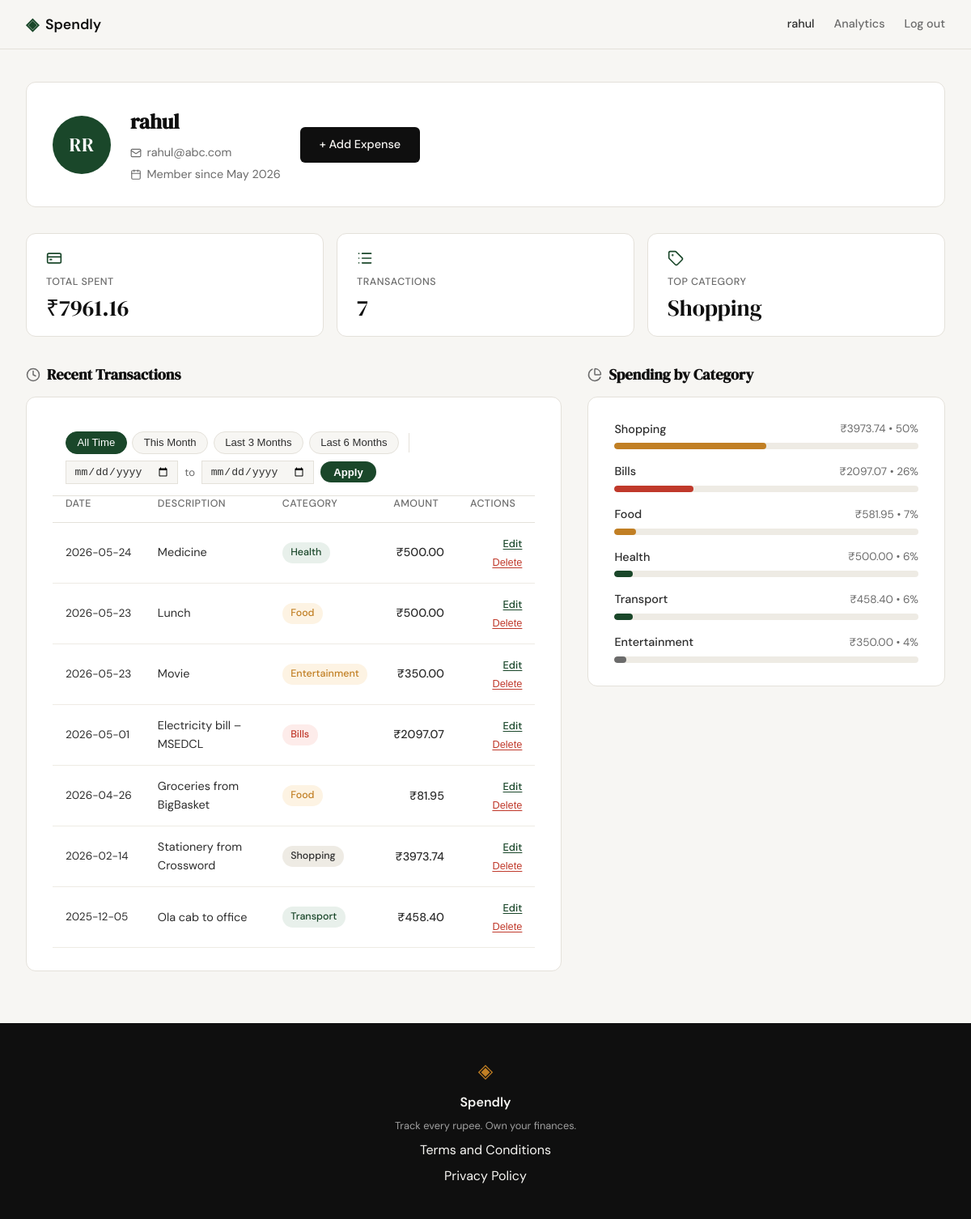
/profile (signed in), run on the app's committed database.
### tables this page shows
CREATE TABLE users (
            id            INTEGER PRIMARY KEY AUTOINCREMENT,
            name          TEXT    NOT NULL,
            email         TEXT    UNIQUE NOT NULL,
            password_hash TEXT    NOT NULL,
            created_at    TEXT    DEFAULT (datetime('now'))
        );

CREATE TABLE expenses (
            id          INTEGER PRIMARY KEY AUTOINCREMENT,
            user_id     INTEGER NOT NULL REFERENCES users(id),
            amount      REAL    NOT NULL,
            category    TEXT    NOT NULL,
            date        TEXT    NOT NULL,
            description TEXT,
            created_at  TEXT    DEFAULT (datetime('now'))
        );

### app.py (the view)
@app.route("/profile")
def profile():
    if not session.get("user_id"):
        return redirect(url_for("login"))
    db_user = get_user_by_id(session["user_id"])
    if db_user is None:
        abort(404)
    from datetime import datetime
    created = datetime.strptime(db_user["created_at"][:10], "%Y-%m-%d")
    user = {
        "name": db_user["name"],
        "email": db_user["email"],
        "member_since": created.strftime("%B %Y"),
    }
    expense_stats = get_expense_stats(session["user_id"])
    stats = {
        "total_spent": expense_stats["total_spent"],
        "transaction_count": expense_stats["transaction_count"],
        "top_category": expense_stats["top_category"],
    }
    expenses = get_expenses_by_user(session["user_id"])
    categories = expense_stats["categories"]
    return render_template(
        "profile.html", user=user, stats=stats, expenses=expenses, categories=categories
    )

### database/db.py (called while the page is built)
def get_db():
    conn = sqlite3.connect(DB_PATH)
    conn.row_factory = sqlite3.Row
    conn.execute("PRAGMA foreign_keys = ON")
    return conn

def get_user_by_id(user_id):
    conn = get_db()
    try:
        return conn.execute("SELECT * FROM users WHERE id = ?", (user_id,)).fetchone()
    finally:
        conn.close()

def get_expenses_by_user(user_id):
    conn = get_db()
    try:
        rows = conn.execute(
            "SELECT id, date, description, category, amount "
            "FROM expenses WHERE user_id = ? ORDER BY date DESC",
            (user_id,),
        ).fetchall()
        return [
            {
                "id": row["id"],
                "date": row["date"],
                "description": row["description"],
                "category": row["category"],
                "amount": f"{row['amount']:.2f}",
            }
            for row in rows
        ]
    finally:
        conn.close()

### templates/profile.html (shortened to what this page needs)
{% extends "base.html" %}
{% block head %}
<link rel="stylesheet" href="{{ url_for('static', filename='css/profile.css') }}">
{% endblock %}
{% block content %}
<div class="profile-page">
    <section class="profile-card profile-user-card">
        <div class="profile-avatar">
            {{ user.name.split()[0][0] | upper }}{{ user.name.split()[-1][0] | upper }}
        </div>
        <div class="profile-user-info">
            <h1 class="profile-user-name">{{ user.name }}</h1>
            <p class="profile-user-meta">
                <i data-lucide="mail"></i>
                {{ user.email }}
            </p>
            <p class="profile-user-meta">
                <i data-lucide="calendar"></i>
                Member since {{ user.member_since }}
            </p>
        </div>
        <a href="{{ url_for('add_expense') }}" class="btn-primary">+ Add Expense</a>
    </section>
    <div class="profile-stats-row">
        <div class="profile-stat-card">
            <i data-lucide="credit-card" class="profile-stat-icon"></i>
            <span class="profile-stat-label">Total Spent</span>
            <span class="profile-stat-value">₹{{ stats.total_spent }}</span>
        </div>
        <div class="profile-stat-card">
            <i data-lucide="list" class="profile-stat-icon"></i>
            <span class="profile-stat-label">Transactions</span>
            <span class="profile-stat-value">{{ stats.transaction_count }}</span>
        </div>
        <div class="profile-stat-card">
            <i data-lucide="tag" class="profile-stat-icon"></i>
            <span class="profile-stat-label">Top Category</span>
            <span class="profile-stat-value">{{ stats.top_category }}</span>
        </div>
    </div>
    <div class="profile-bottom-grid">
    <section class="profile-section">
        <h2 class="profile-section-title">
            <i data-lucide="clock"></i>
            Recent Transactions
        </h2>
        <div class="profile-card">
            <div class="profile-filter-bar">
                <div class="profile-filter-presets">
                    <button class="profile-preset-btn active" data-preset="all">All Time</button>
                    <button class="profile-preset-btn" data-preset="month">This Month</button>
                    <button class="profile-preset-btn" data-preset="3months">Last 3 Months</button>
                    <button class="profile-preset-btn" data-preset="6months">Last 6 Months</button>
                </div>
                <div class="profile-filter-dates">
                    <input type="date" id="filter-from">
                    <span class="profile-filter-to-label">to</span>
                    <input type="date" id="filter-to">
                    <button class="profile-filter-apply" id="filter-apply">Apply</button>
                </div>
            </div>
            <div class="profile-table-wrap">
                <table class="profile-table">
                    <thead>
                        <tr>
                            <th>Date</th>
                            <th>Description</th>
                            <th>Category</th>
                            <th class="align-right">Amount</th>
                            <th class="align-right">Actions</th>
                        </tr>
                    </thead>
                    <tbody>
                        {% for expense in expenses %}
                        <tr data-date="{{ expense.date }}">
                            <td class="profile-table-date">{{ expense.date }}</td>
                            <td>{{ expense.description }}</td>
                            <td>
                                <span class="profile-badge profile-badge--{{ expense.category | lower | replace(' ', '-') }}">
                                    {{ expense.category }}
                                </span>
                            </td>
                            <td class="align-right profile-table-amount">₹{{ expense.amount }}</td>
                            <td class="align-right">
                                <a href="{{ url_for('edit_expense', expense_id=expense.id) }}" class="profile-edit-link">Edit</a>
                                <form method="POST" action="{{ url_for('delete_expense', expense_id=expense.id) }}"
                                      style="display:inline"
                                      onsubmit="return confirm('Delete this expense?')">
                                    <button type="submit" class="profile-delete-btn">Delete</button>
                                </form>
                            </td>
                        </tr>
                        {% endfor %}
                    </tbody>
                </table>
            </div>
        </div>
    </section>
    <section class="profile-section">
        <h2 class="profile-section-title">
            <i data-lucide="pie-chart"></i>
            Spending by Category
        </h2>
        <div class="profile-card">
            <div class="profile-cat-list">
                {% for cat in categories %}
                <div class="profile-cat-row">
                    <div class="profile-cat-meta">
                        <span class="profile-cat-name">{{ cat.name }}</span>
                        <span class="profile-cat-amount">₹{{ cat.amount }} &bull; {{ cat.percent }}%</span>
                    </div>
                    <div class="profile-bar-track">
                        <div class="profile-bar-fill profile-bar--{{ cat.name | lower | replace(' ', '-') }}"
                             style="width: {{ cat.percent }}%"></div>
                    </div>
                </div>
                {% endfor %}
            </div>
        </div>
    </section>
    </div>
</div>
{% endblock %}

### templates/base.html (shortened to what this page needs)
<!DOCTYPE html>
<html lang="en">
<head>
    <link rel="stylesheet" href="{{ url_for('static', filename='css/style.css') }}">
    {% block head %}{% endblock %}
</head>
<body>
    <nav class="navbar">
        <div class="nav-inner">
            <a href="{{ url_for('landing') }}" class="nav-brand">
                <span class="brand-icon">◈</span>
                <span class="brand-name">Spendly</span>
            </a>
            <div class="nav-links">
                {% if session.get('user_id') %}
                <span class="nav-user-name">{{ session.get('user_name') }}</span>
                <a href="{{ url_for('analytics') }}" class="{% if request.endpoint == 'analytics' %}nav-active{% endif %}">Analytics</a>
                <a href="{{ url_for('logout') }}">Log out</a>
                {% else %}
                <a href="{{ url_for('login') }}">Sign in</a>
                <a href="{{ url_for('register') }}" class="nav-cta">Get started</a>
                {% endif %}
            </div>
        </div>
    </nav>
    <main class="main-content">
        {% block content %}{% endblock %}
    </main>
    <footer class="footer">
        <div class="footer-inner">
            <span class="brand-icon">◈</span>
            <span class="footer-name">Spendly</span>
            <p class="footer-copy">Track every rupee. Own your finances.</p>
            <a href="/terms">Terms and Conditions</a>
            <a href="/privacy">Privacy Policy</a>
        </div>
    </footer>
</body>
</html>

### static/css/style.css (style rules this page uses)
:root { --ink: #0f0f0f; --ink-soft: #2d2d2d; --ink-muted: #6b6b6b; --ink-faint: #a0a0a0; --paper: #f7f6f3; --paper-warm: #f0ede6; --paper-card: #ffffff; --accent: #1a472a; --accent-light: #e8f0eb; --accent-2: #c17f24; --accent-2-light: #fdf3e3; --danger: #c0392b; --danger-light: #fdecea; --border: #e4e1da; --border-soft: #eeebe4; --font-display: 'DM Serif Display', Georgia, serif; --font-body: 'DM Sans', system-ui, sans-serif; --max-width: 1200px; --auth-width: 440px; --radius-sm: 6px; --radius-md: 12px; --radius-lg: 20px; }
*, *::before, *::after { box-sizing: border-box; margin: 0; padding: 0; }
html { font-size: 16px; scroll-behavior: smooth; }
body { background: var(--paper); color: var(--ink); font-family: var(--font-body); font-size: 1rem; line-height: 1.6; -webkit-font-smoothing: antialiased; }
a { color: inherit; text-decoration: none; }
.navbar { position: sticky; top: 0; z-index: 100; background: var(--paper); border-bottom: 1px solid var(--border); padding: 0 2rem; }
.nav-inner { max-width: var(--max-width); margin: 0 auto; height: 60px; display: flex; align-items: center; justify-content: space-between; }
.nav-brand { display: flex; align-items: center; gap: 0.5rem; font-family: var(--font-body); font-weight: 600; font-size: 1.1rem; color: var(--ink); }
.brand-icon { color: var(--accent); font-size: 1.3rem; }
.brand-name { color: var(--ink); }
.nav-links { display: flex; align-items: center; gap: 1.5rem; font-size: 0.9rem; font-weight: 500; }
.nav-links a { color: var(--ink-muted); transition: color 0.2s; }
.nav-user-name { font-size: 0.9rem; font-weight: 500; color: var(--ink-soft); }
.main-content { min-height: calc(100vh - 60px - 100px); }
.btn-primary { display: inline-block; background: var(--ink); color: var(--paper); padding: 0.65rem 1.5rem; border-radius: var(--radius-sm); font-family: var(--font-body); font-size: 0.9rem; font-weight: 500; cursor: pointer; border: none; transition: background 0.2s; text-decoration: none; }
.footer { background: var(--ink); color: var(--paper); padding: 2.5rem 2rem; text-align: center; }
.footer-inner { display: flex; flex-direction: column; align-items: center; gap: 0.4rem; }
.footer .brand-icon { color: var(--accent-2); font-size: 1.5rem; }
.footer-name { font-weight: 600; font-size: 1rem; }
.footer-copy { font-size: 0.8rem; color: var(--ink-faint); }

### data on the page
users: get "rahul", name "R", name "rahul", email "rahul@abc.com"
expenses: top_category "Shopping", date "2026-02-14", description "Stationery from Crossword", category "Shopping", amount "3973.74", name "Shopping", percent "50"
expenses: date "2026-05-24", description "Medicine", category "Health", amount "500.00", name "Health", percent "6"
expenses: date "2026-05-23", description "Lunch", category "Food", amount "500.00"
expenses: date "2026-05-23", description "Movie", category "Entertainment", amount "350.00", name "Entertainment", percent "4"
expenses: date "2026-05-01", description "Electricity bill – MSEDCL", category "Bills", amount "2097.07", name "Bills", percent "26"
expenses: date "2026-04-26", description "Groceries from BigBasket", category "Food", amount "81.95"
expenses: date "2025-12-05", description "Ola cab to office", category "Transport", amount "458.40", name "Transport", percent "6"

### other printed values
{{ user.member_since }} "May 2026"
{{ stats.total_spent }} "7961.16"
{{ stats.transaction_count }} "7"
{{ cat.name }} "Food"
{{ cat.amount }} "581.95"
{{ cat.percent }} "7"
